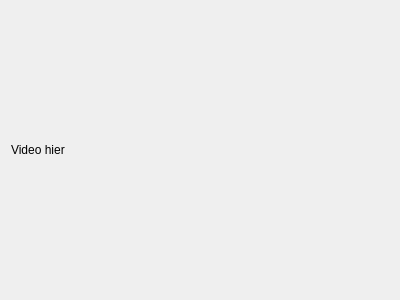
<?xml version="1.0" encoding="UTF-8"?>
<ui version="4.0">
 <class>Form</class>
 <widget class="QWidget" name="Form">
  <property name="geometry">
   <rect>
    <x>0</x>
    <y>0</y>
    <width>400</width>
    <height>300</height>
   </rect>
  </property>
  <property name="windowTitle">
   <string>Form</string>
  </property>
  <layout class="QGridLayout" name="gridLayout">
   <item row="0" column="0">
    <layout class="QVBoxLayout" name="verticalLayout">
     <item>
      <widget class="DisplayWidget" name="display">
       <property name="frameShadow">
        <enum>QFrame::Sunken</enum>
       </property>
       <property name="text">
        <string>Video hier</string>
       </property>
      </widget>
     </item>
    </layout>
   </item>
  </layout>
 </widget>
 <customwidgets>
  <customwidget>
   <class>DisplayWidget</class>
   <extends>QLabel</extends>
   <header>customwidgets</header>
  </customwidget>
 </customwidgets>
 <resources/>
 <connections/>
</ui>
